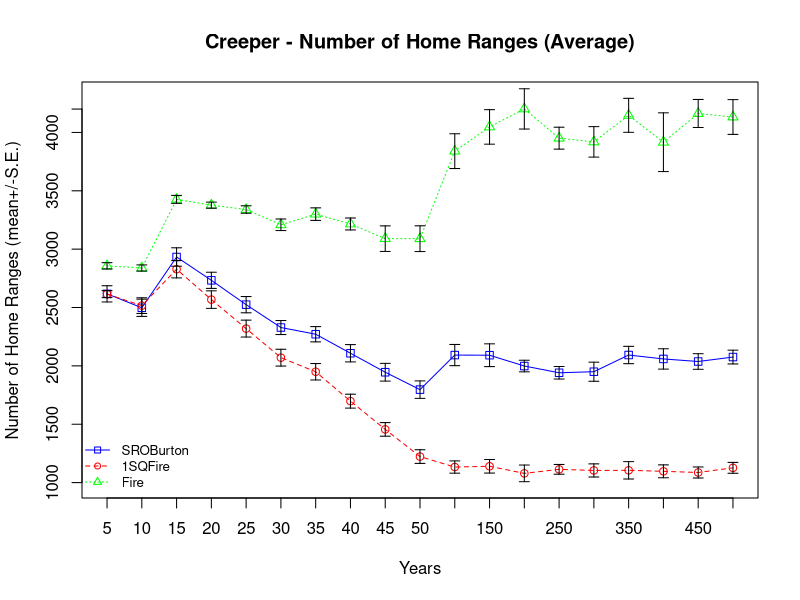
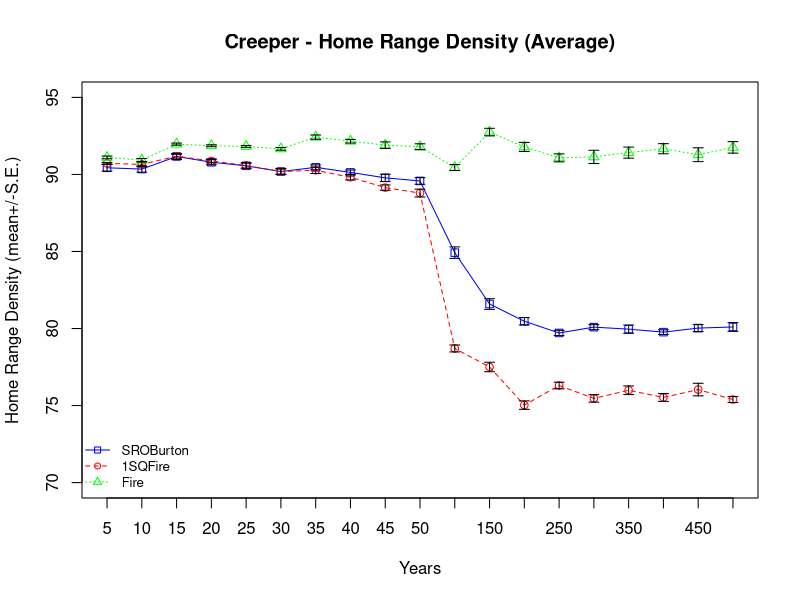
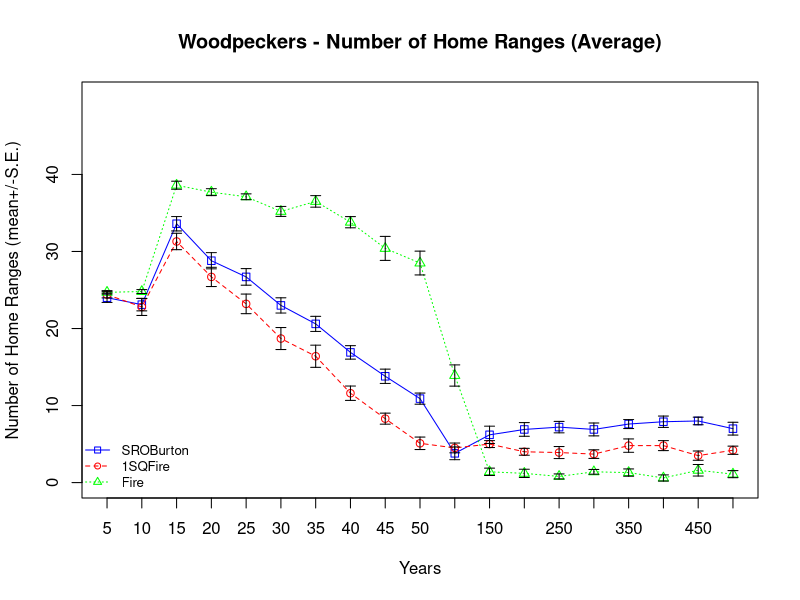
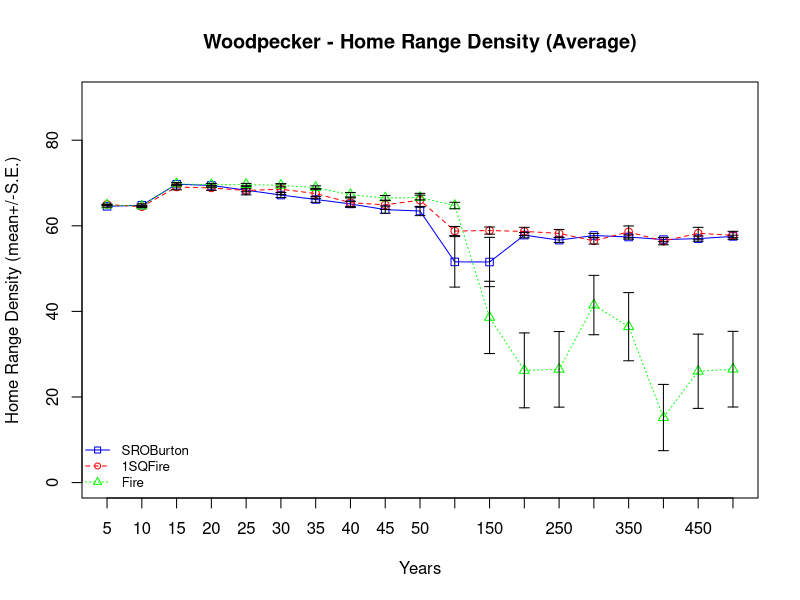
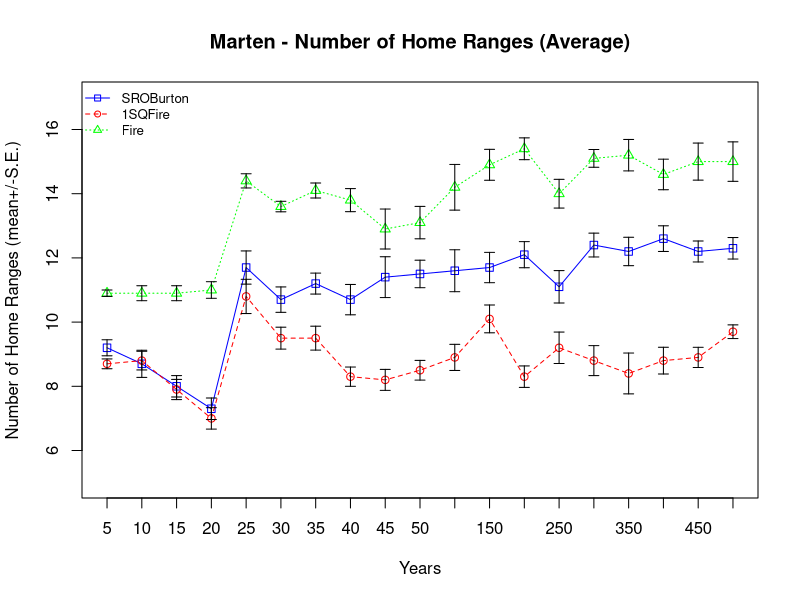
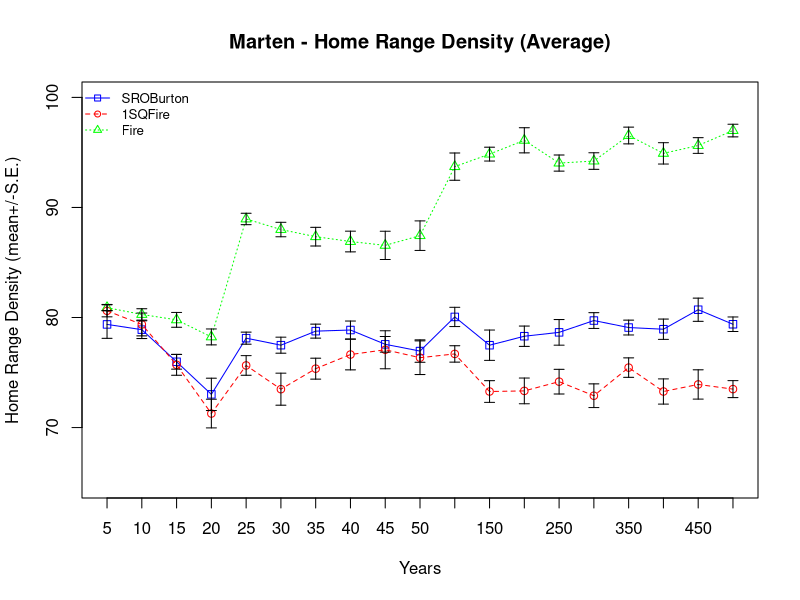

The R source for these figures, in order:
#Ricardo's data plots
#Greg Huang

#Set working directory
setwd("C:/Users/Greg/Documents/4th/EEB498/EEB498_Project")

#load in data for creeper
creeper_data <- read.csv("Creeper_data.csv", header = TRUE)
str(creeper_data)

#load in data for woodpecker
woodpecker_data <- read.csv("Woodpecker_data.csv", header = TRUE)
str(woodpecker_data)

#load in data for marten
marten_data <- read.csv("Marten_data.csv", header = TRUE)
str(marten_data)

##########Plot creeper data for Number of Home Ranges##########
index <- c(1:19)
y <- creeper_data$SROBurton_AVG_NHR
xlabel <- "Years"
ylabel <- "Number of Home Ranges (mean+/-S.E.)"
y2label <- "Home Range Density (mean+/-S.E.)"
avg_SRO <- creeper_data$SROBurton_AVG_NHR
err_SRO <- creeper_data$SROBurtonERROR_NHR
avg_SQ <- creeper_data$X1SQFireAVG_NHR
err_SQ <- creeper_data$X1SQFireERROR_NHR
avg_FIRE <- creeper_data$FireAVG_NHR
err_FIRE <- creeper_data$FireERROR_NHR
#plot SROBURTON_AVG
plot(y,type = "o", col = "blue", xlab = xlabel, ylab = ylabel, pch =0, ylim = c(1000,4300), axes = FALSE, ann = FALSE)
axis(1, at=1:19, lab=c(5,10,15,20,25,30,35,40,45,50,100,150,200,250,300,350,400,450,500))
title(main = "Creeper - Number of Home Ranges (Average)")
title(xlab = xlabel)
title(ylab = ylabel)
box()
#add line for 1SQFIRE_AVG
lines(creeper_data$X1SQFireAVG_NHR, type = "o", pch = 1, lty = 2, col = "red")
#add line for FIRE_AVG
lines(creeper_data$FireAVG_NHR, type = "o", pch = 2, lty = 3, col = "green")
axis(side = 2, at = c(1000,1500,2000,2500,3000,3500,4000,4200))
#add error bars for all three lines
arrows(index, avg_SRO-err_SRO, index, avg_SRO+err_SRO, length = 0.05, angle = 90, code = 3 )
arrows(index, avg_SQ-err_SQ, index, avg_SQ+err_SQ, length = 0.05, angle = 90, code = 3 )
arrows(index, avg_FIRE-err_FIRE, index, avg_FIRE+err_FIRE, length = 0.05, angle = 90, code = 3 )
#add legend
legend("bottomleft",legend =c("SROBurton", "1SQFire", "Fire"), col=c("blue", "red", "green"), lty = 1:3, pch = 0:2, cex = 0.8, bty = "n")

##########plot creeper data for home range density (HRD)##########
y <- creeper_data$SROBurton_AVG_HRD
avg_SRO <- creeper_data$SROBurton_AVG_HRD
err_SRO <- creeper_data$SROBurtonERROR_HRD
avg_SQ <- creeper_data$X1SQFireAVG_HRD
err_SQ <- creeper_data$X1SQFireERROR_HRD
avg_FIRE <- creeper_data$FireAVG_HRD
err_FIRE <- creeper_data$FireERROR_HRD
#plot SROBURTON_AVG
plot(y,type = "o", col = "blue", xlab = xlabel, ylab = ylabel, pch =0, ylim = c(70,95), axes = FALSE, ann = FALSE)
axis(1, at=1:19, lab=c(5,10,15,20,25,30,35,40,45,50,100,150,200,250,300,350,400,450,500))
title(main = "Creeper - Home Range Density (Average)")
title(xlab = xlabel)
title(ylab = y2label)
box()
#add line for 1SQFIRE_AVG
lines(avg_SQ, type = "o", pch = 1, lty = 2, col = "red")
#add line for FIRE_AVG
lines(avg_FIRE, type = "o", pch = 2, lty = 3, col = "green")
axis(side = 2, at = c(70,75,80,85,90,95))
#add error bars for all three lines
arrows(index, avg_SRO-err_SRO, index, avg_SRO+err_SRO, length = 0.05, angle = 90, code = 3 )
arrows(index, avg_SQ-err_SQ, index, avg_SQ+err_SQ, length = 0.05, angle = 90, code = 3 )
arrows(index, avg_FIRE-err_FIRE, index, avg_FIRE+err_FIRE, length = 0.05, angle = 90, code = 3 )
#add legend
legend("bottomleft",legend =c("SROBurton", "1SQFire", "Fire"), col=c("blue", "red", "green"), lty = 1:3, pch = 0:2, cex = 0.8, bty = "n")

##########plot woodpecker data for number of home ranges (NHR)##########
y <- woodpecker_data$SROBurton_AVG_NHR
avg_SRO <- woodpecker_data$SROBurton_AVG_NHR
err_SRO <- woodpecker_data$SROBurtonERROR_NHR
avg_SQ <- woodpecker_data$X1SQFireAVG_NHR
err_SQ <- woodpecker_data$X1SQFireERROR_NHR
avg_FIRE <- woodpecker_data$FireAVG_NHR
err_FIRE <- woodpecker_data$FireERROR_NHR
#plot SROBURTON_AVG
plot(y,type = "o", col = "blue", xlab = xlabel, ylab = ylabel, pch =0, ylim = c(0,50), axes = FALSE, ann = FALSE)
axis(1, at=1:19, lab=c(5,10,15,20,25,30,35,40,45,50,100,150,200,250,300,350,400,450,500))
title(main = "Woodpeckers - Number of Home Ranges (Average)")
title(xlab = xlabel)
title(ylab = ylabel)
box()
#add line for 1SQFIRE_AVG
lines(avg_SQ, type = "o", pch = 1, lty = 2, col = "red")
#add line for FIRE_AVG
lines(avg_FIRE, type = "o", pch = 2, lty = 3, col = "green")
axis(side = 2, at = c(0,10,20,30,40))
#add error bars for all three lines
arrows(index, avg_SRO-err_SRO, index, avg_SRO+err_SRO, length = 0.05, angle = 90, code = 3 )
arrows(index, avg_SQ-err_SQ, index, avg_SQ+err_SQ, length = 0.05, angle = 90, code = 3 )
arrows(index, avg_FIRE-err_FIRE, index, avg_FIRE+err_FIRE, length = 0.05, angle = 90, code = 3 )
#add legend
legend("bottomleft",legend =c("SROBurton", "1SQFire", "Fire"), col=c("blue", "red", "green"), lty = 1:3, pch = 0:2, cex = 0.8, bty = "n")

##########plot woodpecker data for home range density (HRD)##########
y <- woodpecker_data$SROBurton_AVG_HRD
avg_SRO <- woodpecker_data$SROBurton_AVG_HRD
err_SRO <- woodpecker_data$SROBurtonERROR_HRD
avg_SQ <- woodpecker_data$X1SQFireAVG_HRD
err_SQ <- woodpecker_data$X1SQFireERROR_HRD
avg_FIRE <- woodpecker_data$FireAVG_HRD
err_FIRE <- woodpecker_data$FireERROR_HRD
#plot SROBURTON_AVG
plot(y,type = "o", col = "blue", xlab = xlabel, ylab = ylabel, pch =0, ylim = c(0,90), axes = FALSE, ann = FALSE)
axis(1, at=1:19, lab=c(5,10,15,20,25,30,35,40,45,50,100,150,200,250,300,350,400,450,500))
title(main = "Woodpecker - Home Range Density (Average)")
title(xlab = xlabel)
title(ylab = y2label)
box()
#add line for 1SQFIRE_AVG
lines(avg_SQ, type = "o", pch = 1, lty = 2, col = "red")
#add line for FIRE_AVG
lines(avg_FIRE, type = "o", pch = 2, lty = 3, col = "green")
#format y-axis
axis(side = 2, at = c(0,20,40,60,80))
#add error bars for all three lines
arrows(index, avg_SRO-err_SRO, index, avg_SRO+err_SRO, length = 0.05, angle = 90, code = 3 )
arrows(index, avg_SQ-err_SQ, index, avg_SQ+err_SQ, length = 0.05, angle = 90, code = 3 )
arrows(index, avg_FIRE-err_FIRE, index, avg_FIRE+err_FIRE, length = 0.05, angle = 90, code = 3 )
#add legend
legend("bottomleft",legend =c("SROBurton", "1SQFire", "Fire"), col=c("blue", "red", "green"), lty = 1:3, pch = 0:2, cex = 0.8, bty = "n")

##########plot marten data for number of home ranges (NHR)##########
y <- marten_data$SROBurton_AVG_NHR
avg_SRO <- marten_data$SROBurton_AVG_NHR
err_SRO <- marten_data$SROBurtonERROR_NHR
avg_SQ <- marten_data$X1SQFireAVG_NHR
err_SQ <- marten_data$X1SQFireERROR_NHR
avg_FIRE <- marten_data$FireAVG_NHR
err_FIRE <- marten_data$FireERROR_NHR
#plot SROBURTON_AVG
plot(y,type = "o", col = "blue", xlab = xlabel, ylab = ylabel, pch =0, ylim = c(5,17), axes = FALSE, ann = FALSE)
axis(1, at=1:19, lab=c(5,10,15,20,25,30,35,40,45,50,100,150,200,250,300,350,400,450,500))
title(main = "Marten - Number of Home Ranges (Average)")
title(xlab = xlabel)
title(ylab = ylabel)
box()
#add line for 1SQFIRE_AVG
lines(avg_SQ, type = "o", pch = 1, lty = 2, col = "red")
#add line for FIRE_AVG
lines(avg_FIRE, type = "o", pch = 2, lty = 3, col = "green")
axis(side = 2, at = c(6,8,10,12,14,16))
#add error bars for all three lines
arrows(index, avg_SRO-err_SRO, index, avg_SRO+err_SRO, length = 0.05, angle = 90, code = 3 )
arrows(index, avg_SQ-err_SQ, index, avg_SQ+err_SQ, length = 0.05, angle = 90, code = 3 )
arrows(index, avg_FIRE-err_FIRE, index, avg_FIRE+err_FIRE, length = 0.05, angle = 90, code = 3 )
#add legend
legend("topleft",legend =c("SROBurton", "1SQFire", "Fire"), col=c("blue", "red", "green"), lty = 1:3, pch = 0:2, cex = 0.8, bty = "n")

##########plot marten data for home range density (HRD)##########
y <- marten_data$SROBurton_AVG_HRD
avg_SRO <- marten_data$SROBurton_AVG_HRD
err_SRO <- marten_data$SROBurtonERROR_HRD
avg_SQ <- marten_data$X1SQFireAVG_HRD
err_SQ <- marten_data$X1SQFireERROR_HRD
avg_FIRE <- marten_data$FireAVG_HRD
err_FIRE <- marten_data$FireERROR_HRD
#plot SROBURTON_AVG
plot(y,type = "o", col = "blue", xlab = xlabel, ylab = ylabel, pch =0, ylim = c(65,100), axes = FALSE, ann = FALSE)
axis(1, at=1:19, lab=c(5,10,15,20,25,30,35,40,45,50,100,150,200,250,300,350,400,450,500))
title(main = "Marten - Home Range Density (Average)")
title(xlab = xlabel)
title(ylab = y2label)
box()
#add line for 1SQFIRE_AVG
lines(avg_SQ, type = "o", pch = 1, lty = 2, col = "red")
#add line for FIRE_AVG
lines(avg_FIRE, type = "o", pch = 2, lty = 3, col = "green")
#format y-axis
axis(side = 2, at = c(70,80,90,100))
#add error bars for all three lines
arrows(index, avg_SRO-err_SRO, index, avg_SRO+err_SRO, length = 0.05, angle = 90, code = 3 )
arrows(index, avg_SQ-err_SQ, index, avg_SQ+err_SQ, length = 0.05, angle = 90, code = 3 )
arrows(index, avg_FIRE-err_FIRE, index, avg_FIRE+err_FIRE, length = 0.05, angle = 90, code = 3 )
#add legend
legend("topleft",legend =c("SROBurton", "1SQFire", "Fire"), col=c("blue", "red", "green"), lty = 1:3, pch = 0:2, cex = 0.8, bty = "n")